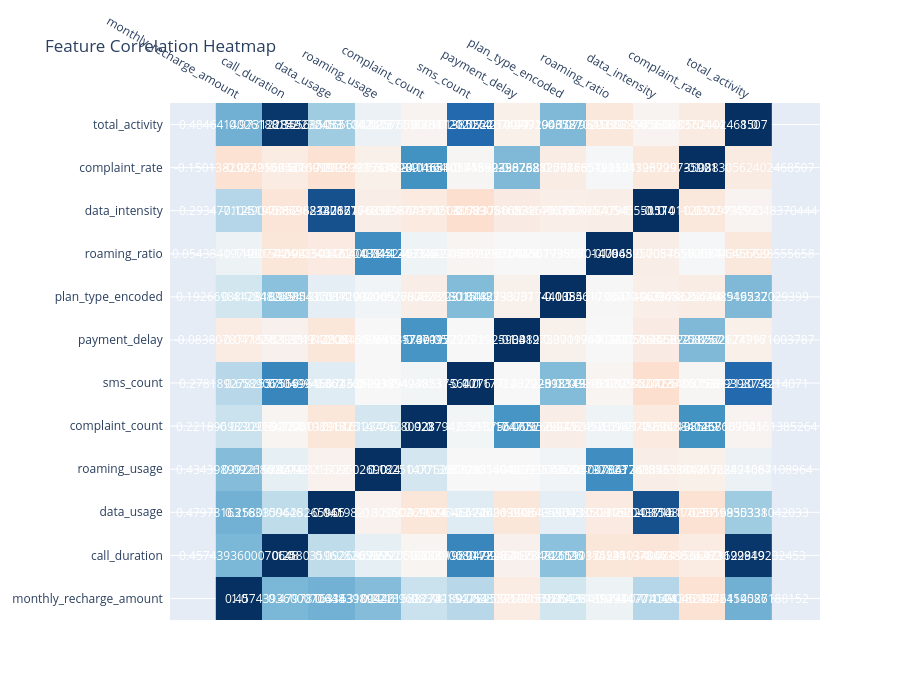

Notebook source saved alongside this figure:
### Markdown cell above
### Correlation Heatmap

**Technique:** Correlation Analysis

**What we're doing:** Computing and visualizing correlations between numerical features.

**Why:** Understanding feature correlations helps identify redundant features and reveals relationships that might explain clustering patterns.

### Code cell
# Correlation matrix
features_for_corr = ['monthly_recharge_amount', 'call_duration', 'data_usage', 'roaming_usage',
                     'complaint_count', 'sms_count', 'payment_delay', 'plan_type_encoded',
                     'roaming_ratio', 'data_intensity', 'complaint_rate', 'total_activity']

correlation_matrix = df_clean[features_for_corr].corr()

fig = ff.create_annotated_heatmap(
    z=correlation_matrix.values,
    x=list(correlation_matrix.columns),
    y=list(correlation_matrix.index),
    colorscale='RdBu',
    zmid=0
)

fig.update_layout(title='Feature Correlation Heatmap', height=700, width=900)
fig.show()

print('Result: Correlation analysis shows:')
print('  - Strong positive correlation between monthly_recharge_amount and data_usage')
print('  - Roaming_usage and roaming_ratio are highly correlated (expected)')
print('  - Complaint_count shows weak negative correlation with payment_reliability')
print('  - No extreme multicollinearity detected for most features')

### Figure 1 — Plotly figure (JSON) as saved in the notebook; plotly's stock layout.template omitted (floating-point values rounded to 4 significant figures; data arrays with more than 128 entries replaced by an {"elided": "..."} marker saying what was removed)
{"data": [{"colorscale": [[0, "rgb(103,0,31)"], [0.1, "rgb(178,24,43)"], [0.2, "rgb(214,96,77)"], [0.3, "rgb(244,165,130)"], [0.4, "rgb(253,219,199)"], [0.5, "rgb(247,247,247)"], [0.6, "rgb(209,229,240)"], [0.7, "rgb(146,197,222)"], [0.8, "rgb(67,147,195)"], [0.9, "rgb(33,102,172)"], [1, "rgb(5,48,97)"]], "reversescale": false, "showscale": false, "type": "heatmap", "x": ["monthly_recharge_amount", "call_duration", "data_usage", "roaming_usage", "complaint_count", "sms_count", "payment_delay", "plan_type_encoded", "roaming_ratio", "data_intensity", "complaint_rate", "total_activity"], "y": ["monthly_recharge_amount", "call_duration", "data_usage", "roaming_usage", "complaint_count", "sms_count", "payment_delay", "plan_type_encoded", "roaming_ratio", "data_intensity", "complaint_rate", "total_activity"], "z": {"elided": "12x12 float values"}, "zmid": 0}], "layout": {"annotations": [{"font": {"color": "#FFFFFF"}, "showarrow": false, "text": "1.0", "x": "monthly_recharge_amount", "xref": "x", "y": "monthly_recharge_amount", "yref": "y"}, {"font": {"color": "#FFFFFF"}, "showarrow": false, "text": "0.4574393600070648", "x": "call_duration", "xref": "x", "y": "monthly_recharge_amount", "yref": "y"}, {"font": {"color": "#FFFFFF"}, "showarrow": false, "text": "0.47978163163100446", "x": "data_usage", "xref": "x", "y": "monthly_recharge_amount", "yref": "y"}, {"font": {"color": "#FFFFFF"}, "showarrow": false, "text": "0.43439899221588274", "x": "roaming_usage", "xref": "x", "y": "monthly_recharge_amount", "yref": "y"}, {"font": {"color": "#FFFFFF"}, "showarrow": false, "text": "0.22189698309154754", "x": "complaint_count", "xref": "x", "y": "monthly_recharge_amount", "yref": "y"}, {"font": {"color": "#FFFFFF"}, "showarrow": false, "text": "0.2781892782557566", "x": "sms_count", "xref": "x", "y": "monthly_recharge_amount", "yref": "y"}, {"font": {"color": "#FFFFFF"}, "showarrow": false, "text": "-0.08380787715553331", "x": "payment_delay", "xref": "x", "y": "monthly_recharge_amount", "yref": "y"}, {"font": {"color": "#FFFFFF"}, "showarrow": false, "text": "0.19266988428189494", "x": "plan_type_encoded", "xref": "x", "y": "monthly_recharge_amount", "yref": "y"}, {"font": {"color": "#FFFFFF"}, "showarrow": false, "text": "0.054384197400774194", "x": "roaming_ratio", "xref": "x", "y": "monthly_recharge_amount", "yref": "y"}, {"font": {"color": "#FFFFFF"}, "showarrow": false, "text": "0.2934771049045152", "x": "data_intensity", "xref": "x", "y": "monthly_recharge_amount", "yref": "y"}, {"font": {"color": "#FFFFFF"}, "showarrow": false, "text": "-0.15013829272159587", "x": "complaint_rate", "xref": "x", "y": "monthly_recharge_amount", "yref": "y"}, {"font": {"color": "#FFFFFF"}, "showarrow": false, "text": "0.4846414026188152", "x": "total_activity", "xref": "x", "y": "monthly_recharge_amount", "yref": "y"}, {"font": {"color": "#FFFFFF"}, "showarrow": false, "text": "0.4574393600070648", "x": "monthly_recharge_amount", "xref": "x", "y": "call_duration", "yref": "y"}, {"font": {"color": "#FFFFFF"}, "showarrow": false, "text": "1.0", "x": "call_duration", "xref": "x", "y": "call_duration", "yref": "y"}, {"font": {"color": "#FFFFFF"}, "showarrow": false, "text": "0.2580359628265965", "x": "data_usage", "xref": "x", "y": "call_duration", "yref": "y"}, {"font": {"color": "#FFFFFF"}, "showarrow": false, "text": "0.09268696992113723", "x": "roaming_usage", "xref": "x", "y": "call_duration", "yref": "y"}, {"font": {"color": "#FFFFFF"}, "showarrow": false, "text": "-0.022205920001989177", "x": "complaint_count", "xref": "x", "y": "call_duration", "yref": "y"}, {"font": {"color": "#FFFFFF"}, "showarrow": false, "text": "0.6589068049946362", "x": "sms_count", "xref": "x", "y": "call_duration", "yref": "y"}, {"font": {"color": "#FFFFFF"}, "showarrow": false, "text": "-0.04782821351742126", "x": "payment_delay", "xref": "x", "y": "call_duration", "yref": "y"}, {"font": {"color": "#FFFFFF"}, "showarrow": false, "text": "0.41784826511375994", "x": "plan_type_encoded", "xref": "x", "y": "call_duration", "yref": "y"}, {"font": {"color": "#FFFFFF"}, "showarrow": false, "text": "-0.11901542410340471", "x": "roaming_ratio", "xref": "x", "y": "call_duration", "yref": "y"}, {"font": {"color": "#FFFFFF"}, "showarrow": false, "text": "-0.12519786638834282", "x": "data_intensity", "xref": "x", "y": "call_duration", "yref": "y"}, {"font": {"color": "#FFFFFF"}, "showarrow": false, "text": "-0.0849566421699919", "x": "complaint_rate", "xref": "x", "y": "call_duration", "yref": "y"}, {"font": {"color": "#FFFFFF"}, "showarrow": false, "text": "0.973122849232453", "x": "total_activity", "xref": "x", "y": "call_duration", "yref": "y"}, {"font": {"color": "#FFFFFF"}, "showarrow": false, "text": "0.47978163163100446", "x": "monthly_recharge_amount", "xref": "x", "y": "data_usage", "yref": "y"}, {"font": {"color": "#FFFFFF"}, "showarrow": false, "text": "0.2580359628265965", "x": "call_duration", "xref": "x", "y": "data_usage", "yref": "y"}, {"font": {"color": "#FFFFFF"}, "showarrow": false, "text": "1.0", "x": "data_usage", "xref": "x", "y": "data_usage", "yref": "y"}, {"font": {"color": "#FFFFFF"}, "showarrow": false, "text": "-0.041982180950269024", "x": "roaming_usage", "xref": "x", "y": "data_usage", "yref": "y"}, {"font": {"color": "#FFFFFF"}, "showarrow": false, "text": "-0.12080129616123496", "x": "complaint_count", "xref": "x", "y": "data_usage", "yref": "y"}, {"font": {"color": "#FFFFFF"}, "showarrow": false, "text": "0.11996466746269918", "x": "sms_count", "xref": "x", "y": "data_usage", "yref": "y"}, {"font": {"color": "#FFFFFF"}, "showarrow": false, "text": "-0.12249138084359645", "x": "payment_delay", "xref": "x", "y": "data_usage", "yref": "y"}, {"font": {"color": "#FFFFFF"}, "showarrow": false, "text": "0.09854370171032105", "x": "plan_type_encoded", "xref": "x", "y": "data_usage", "yref": "y"}, {"font": {"color": "#FFFFFF"}, "showarrow": false, "text": "-0.0928508162043814", "x": "roaming_ratio", "xref": "x", "y": "data_usage", "yref": "y"}, {"font": {"color": "#FFFFFF"}, "showarrow": false, "text": "0.8796213716176257", "x": "data_intensity", "xref": "x", "y": "data_usage", "yref": "y"}, {"font": {"color": "#FFFFFF"}, "showarrow": false, "text": "-0.15081709919935338", "x": "complaint_rate", "xref": "x", "y": "data_usage", "yref": "y"}, {"font": {"color": "#FFFFFF"}, "showarrow": false, "text": "0.3556850331042033", "x": "total_activity", "xref": "x", "y": "data_usage", "yref": "y"}, {"font": {"color": "#FFFFFF"}, "showarrow": false, "text": "0.43439899221588274", "x": "monthly_recharge_amount", "xref": "x", "y": "roaming_usage", "yref": "y"}, {"font": {"color": "#FFFFFF"}, "showarrow": false, "text": "0.09268696992113723", "x": "call_duration", "xref": "x", "y": "roaming_usage", "yref": "y"}, {"font": {"color": "#FFFFFF"}, "showarrow": false, "text": "-0.041982180950269024", "x": "data_usage", "xref": "x", "y": "roaming_usage", "yref": "y"}, {"font": {"color": "#FFFFFF"}, "showarrow": false, "text": "1.0", "x": "roaming_usage", "xref": "x", "y": "roaming_usage", "yref": "y"}, {"font": {"color": "#FFFFFF"}, "showarrow": false, "text": "0.182514776280928", "x": "complaint_count", "xref": "x", "y": "roaming_usage", "yref": "y"}, {"font": {"color": "#FFFFFF"}, "showarrow": false, "text": "0.00136879305494023", "x": "sms_count", "xref": "x", "y": "roaming_usage", "yref": "y"}, {"font": {"color": "#FFFFFF"}, "showarrow": false, "text": "6.720816094593573e-05", "x": "payment_delay", "xref": "x", "y": "roaming_usage", "yref": "y"}, {"font": {"color": "#FFFFFF"}, "showarrow": false, "text": "0.03129040092737823", "x": "plan_type_encoded", "xref": "x", "y": "roaming_usage", "yref": "y"}, {"font": {"color": "#FFFFFF"}, "showarrow": false, "text": "0.6204007841243346", "x": "roaming_ratio", "xref": "x", "y": "roaming_usage", "yref": "y"}, {"font": {"color": "#FFFFFF"}, "showarrow": false, "text": "-0.0677618369804317", "x": "data_intensity", "xref": "x", "y": "roaming_usage", "yref": "y"}, {"font": {"color": "#FFFFFF"}, "showarrow": false, "text": "-0.053338176722891664", "x": "complaint_rate", "xref": "x", "y": "roaming_usage", "yref": "y"}, {"font": {"color": "#FFFFFF"}, "showarrow": false, "text": "0.06568424087108964", "x": "total_activity", "xref": "x", "y": "roaming_usage", "yref": "y"}, {"font": {"color": "#FFFFFF"}, "showarrow": false, "text": "0.22189698309154754", "x": "monthly_recharge_amount", "xref": "x", "y": "complaint_count", "yref": "y"}, {"font": {"color": "#FFFFFF"}, "showarrow": false, "text": "-0.022205920001989177", "x": "call_duration", "xref": "x", "y": "complaint_count", "yref": "y"}, {"font": {"color": "#FFFFFF"}, "showarrow": false, "text": "-0.12080129616123496", "x": "data_usage", "xref": "x", "y": "complaint_count", "yref": "y"}, {"font": {"color": "#FFFFFF"}, "showarrow": false, "text": "0.182514776280928", "x": "roaming_usage", "xref": "x", "y": "complaint_count", "yref": "y"}, {"font": {"color": "#FFFFFF"}, "showarrow": false, "text": "1.0", "x": "complaint_count", "xref": "x", "y": "complaint_count", "yref": "y"}, {"font": {"color": "#FFFFFF"}, "showarrow": false, "text": "0.023794238537564776", "x": "sms_count", "xref": "x", "y": "complaint_count", "yref": "y"}, {"font": {"color": "#FFFFFF"}, "showarrow": false, "text": "0.5912174709529271", "x": "payment_delay", "xref": "x", "y": "complaint_count", "yref": "y"}, {"font": {"color": "#FFFFFF"}, "showarrow": false, "text": "-0.06526800781801514", "x": "plan_type_encoded", "xref": "x", "y": "complaint_count", "yref": "y"}, {"font": {"color": "#FFFFFF"}, "showarrow": false, "text": "0.04524573242148899", "x": "roaming_ratio", "xref": "x", "y": "complaint_count", "yref": "y"}, {"font": {"color": "#FFFFFF"}, "showarrow": false, "text": "-0.0938779502138589", "x": "data_intensity", "xref": "x", "y": "complaint_count", "yref": "y"}, {"font": {"color": "#FFFFFF"}, "showarrow": false, "text": "0.6048841468107545", "x": "complaint_rate", "xref": "x", "y": "complaint_count", "yref": "y"}, {"font": {"color": "#FFFFFF"}, "showarrow": false, "text": "-0.025765900161385264", "x": "total_activity", "xref": "x", "y": "complaint_count", "yref": "y"}, {"font": {"color": "#FFFFFF"}, "showarrow": false, "text": "0.2781892782557566", "x": "monthly_recharge_amount", "xref": "x", "y": "sms_count", "yref": "y"}, {"font": {"color": "#FFFFFF"}, "showarrow": false, "text": "0.6589068049946362", "x": "call_duration", "xref": "x", "y": "sms_count", "yref": "y"}, {"font": {"color": "#FFFFFF"}, "showarrow": false, "text": "0.11996466746269918", "x": "data_usage", "xref": "x", "y": "sms_count", "yref": "y"}, {"font": {"color": "#FFFFFF"}, "showarrow": false, "text": "0.00136879305494023", "x": "roaming_usage", "xref": "x", "y": "sms_count", "yref": "y"}, {"font": {"color": "#FFFFFF"}, "showarrow": false, "text": "0.023794238537564776", "x": "complaint_count", "xref": "x", "y": "sms_count", "yref": "y"}, {"font": {"color": "#FFFFFF"}, "showarrow": false, "text": "1.0", "x": "sms_count", "xref": "x", "y": "sms_count", "yref": "y"}, {"font": {"color": "#FFFFFF"}, "showarrow": false, "text": "-0.001177220292593319", "x": "payment_delay", "xref": "x", "y": "sms_count", "yref": "y"}, {"font": {"color": "#FFFFFF"}, "showarrow": false, "text": "0.43722318143398037", "x": "plan_type_encoded", "xref": "x", "y": "sms_count", "yref": "y"}, {"font": {"color": "#FFFFFF"}, "showarrow": false, "text": "-0.020391517128524078", "x": "roaming_ratio", "xref": "x", "y": "sms_count", "yref": "y"}, {"font": {"color": "#FFFFFF"}, "showarrow": false, "text": "-0.17050807237860532", "x": "data_intensity", "xref": "x", "y": "sms_count", "yref": "y"}, {"font": {"color": "#FFFFFF"}, "showarrow": false, "text": "-0.016540575399398738", "x": "complaint_rate", "xref": "x", "y": "sms_count", "yref": "y"}, {"font": {"color": "#FFFFFF"}, "showarrow": false, "text": "0.7881212074214071", "x": "total_activity", "xref": "x", "y": "sms_count", "yref": "y"}, {"font": {"color": "#FFFFFF"}, "showarrow": false, "text": "-0.08380787715553331", "x": "monthly_recharge_amount", "xref": "x", "y": "payment_delay", "yref": "y"}, {"font": {"color": "#FFFFFF"}, "showarrow": false, "text": "-0.04782821351742126", "x": "call_duration", "xref": "x", "y": "payment_delay", "yref": "y"}, {"font": {"color": "#FFFFFF"}, "showarrow": false, "text": "-0.12249138084359645", "x": "data_usage", "xref": "x", "y": "payment_delay", "yref": "y"}, {"font": {"color": "#FFFFFF"}, "showarrow": false, "text": "6.720816094593573e-05", "x": "roaming_usage", "xref": "x", "y": "payment_delay", "yref": "y"}, {"font": {"color": "#FFFFFF"}, "showarrow": false, "text": "0.5912174709529271", "x": "complaint_count", "xref": "x", "y": "payment_delay", "yref": "y"}, {"font": {"color": "#FFFFFF"}, "showarrow": false, "text": "-0.001177220292593319", "x": "sms_count", "xref": "x", "y": "payment_delay", "yref": "y"}, {"font": {"color": "#FFFFFF"}, "showarrow": false, "text": "1.0", "x": "payment_delay", "xref": "x", "y": "payment_delay", "yref": "y"}, {"font": {"color": "#FFFFFF"}, "showarrow": false, "text": "-0.04827337017440384", "x": "plan_type_encoded", "xref": "x", "y": "payment_delay", "yref": "y"}, {"font": {"color": "#FFFFFF"}, "showarrow": false, "text": "0.001996704450793558", "x": "roaming_ratio", "xref": "x", "y": "payment_delay", "yref": "y"}, {"font": {"color": "#FFFFFF"}, "showarrow": false, "text": "-0.08305168236758757", "x": "data_intensity", "xref": "x", "y": "payment_delay", "yref": "y"}, {"font": {"color": "#FFFFFF"}, "showarrow": false, "text": "0.44682238262127716", "x": "complaint_rate", "xref": "x", "y": "payment_delay", "yref": "y"}, {"font": {"color": "#FFFFFF"}, "showarrow": false, "text": "-0.05226749971003787", "x": "total_activity", "xref": "x", "y": "payment_delay", "yref": "y"}, {"font": {"color": "#FFFFFF"}, "showarrow": false, "text": "0.19266988428189494", "x": "monthly_recharge_amount", "xref": "x", "y": "plan_type_encoded", "yref": "y"}, {"font": {"color": "#FFFFFF"}, "showarrow": false, "text": "0.41784826511375994", "x": "call_duration", "xref": "x", "y": "plan_type_encoded", "yref": "y"}, {"font": {"color": "#FFFFFF"}, "showarrow": false, "text": "0.09854370171032105", "x": "data_usage", "xref": "x", "y": "plan_type_encoded", "yref": "y"}, {"font": {"color": "#FFFFFF"}, "showarrow": false, "text": "0.03129040092737823", "x": "roaming_usage", "xref": "x", "y": "plan_type_encoded", "yref": "y"}, {"font": {"color": "#FFFFFF"}, "showarrow": false, "text": "-0.06526800781801514", "x": "complaint_count", "xref": "x", "y": "plan_type_encoded", "yref": "y"}, {"font": {"color": "#FFFFFF"}, "showarrow": false, "text": "0.43722318143398037", "x": "sms_count", "xref": "x", "y": "plan_type_encoded", "yref": "y"}, {"font": {"color": "#FFFFFF"}, "showarrow": false, "text": "-0.04827337017440384", "x": "payment_delay", "xref": "x", "y": "plan_type_encoded", "yref": "y"}, {"font": {"color": "#FFFFFF"}, "showarrow": false, "text": "1.0", "x": "plan_type_encoded", "xref": "x", "y": "plan_type_encoded", "yref": "y"}, {"font": {"color": "#FFFFFF"}, "showarrow": false, "text": "-0.005561798070147945", "x": "roaming_ratio", "xref": "x", "y": "plan_type_encoded", "yref": "y"}, {"font": {"color": "#FFFFFF"}, "showarrow": false, "text": "-0.06414963974684794", "x": "data_intensity", "xref": "x", "y": "plan_type_encoded", "yref": "y"}, {"font": {"color": "#FFFFFF"}, "showarrow": false, "text": "-0.07688256268519232", "x": "complaint_rate", "xref": "x", "y": "plan_type_encoded", "yref": "y"}, {"font": {"color": "#FFFFFF"}, "showarrow": false, "text": "0.4492946527029399", "x": "total_activity", "xref": "x", "y": "plan_type_encoded", "yref": "y"}, {"font": {"color": "#FFFFFF"}, "showarrow": false, "text": "0.054384197400774194", "x": "monthly_recharge_amount", "xref": "x", "y": "roaming_ratio", "yref": "y"}, {"font": {"color": "#FFFFFF"}, "showarrow": false, "text": "-0.11901542410340471", "x": "call_duration", "xref": "x", "y": "roaming_ratio", "yref": "y"}, {"font": {"color": "#FFFFFF"}, "showarrow": false, "text": "-0.0928508162043814", "x": "data_usage", "xref": "x", "y": "roaming_ratio", "yref": "y"}, {"font": {"color": "#FFFFFF"}, "showarrow": false, "text": "0.6204007841243346", "x": "roaming_usage", "xref": "x", "y": "roaming_ratio", "yref": "y"}, {"font": {"color": "#FFFFFF"}, "showarrow": false, "text": "0.04524573242148899", "x": "complaint_count", "xref": "x", "y": "roaming_ratio", "yref": "y"}, {"font": {"color": "#FFFFFF"}, "showarrow": false, "text": "-0.020391517128524078", "x": "sms_count", "xref": "x", "y": "roaming_ratio", "yref": "y"}, {"font": {"color": "#FFFFFF"}, "showarrow": false, "text": "0.001996704450793558", "x": "payment_delay", "xref": "x", "y": "roaming_ratio", "yref": "y"}, {"font": {"color": "#FFFFFF"}, "showarrow": false, "text": "-0.005561798070147945", "x": "plan_type_encoded", "xref": "x", "y": "roaming_ratio", "yref": "y"}, {"font": {"color": "#FFFFFF"}, "showarrow": false, "text": "1.0", "x": "roaming_ratio", "xref": "x", "y": "roaming_ratio", "yref": "y"}, {"font": {"color": "#FFFFFF"}, "showarrow": false, "text": "-0.06689570545550574", "x": "data_intensity", "xref": "x", "y": "roaming_ratio", "yref": "y"}, {"font": {"color": "#FFFFFF"}, "showarrow": false, "text": "0.008765720674393799", "x": "complaint_rate", "xref": "x", "y": "roaming_ratio", "yref": "y"}, {"font": {"color": "#FFFFFF"}, "showarrow": false, "text": "-0.10796456638555658", "x": "total_activity", "xref": "x", "y": "roaming_ratio", "yref": "y"}, {"font": {"color": "#FFFFFF"}, "showarrow": false, "text": "0.2934771049045152", "x": "monthly_recharge_amount", "xref": "x", "y": "data_intensity", "yref": "y"}, {"font": {"color": "#FFFFFF"}, "showarrow": false, "text": "-0.12519786638834282", "x": "call_duration", "xref": "x", "y": "data_intensity", "yref": "y"}, {"font": {"color": "#FFFFFF"}, "showarrow": false, "text": "0.8796213716176257", "x": "data_usage", "xref": "x", "y": "data_intensity", "yref": "y"}, {"font": {"color": "#FFFFFF"}, "showarrow": false, "text": "-0.0677618369804317", "x": "roaming_usage", "xref": "x", "y": "data_intensity", "yref": "y"}, {"font": {"color": "#FFFFFF"}, "showarrow": false, "text": "-0.0938779502138589", "x": "complaint_count", "xref": "x", "y": "data_intensity", "yref": "y"}, {"font": {"color": "#FFFFFF"}, "showarrow": false, "text": "-0.17050807237860532", "x": "sms_count", "xref": "x", "y": "data_intensity", "yref": "y"}, {"font": {"color": "#FFFFFF"}, "showarrow": false, "text": "-0.08305168236758757", "x": "payment_delay", "xref": "x", "y": "data_intensity", "yref": "y"}, {"font": {"color": "#FFFFFF"}, "showarrow": false, "text": "-0.06414963974684794", "x": "plan_type_encoded", "xref": "x", "y": "data_intensity", "yref": "y"}, {"font": {"color": "#FFFFFF"}, "showarrow": false, "text": "-0.06689570545550574", "x": "roaming_ratio", "xref": "x", "y": "data_intensity", "yref": "y"}, {"font": {"color": "#FFFFFF"}, "showarrow": false, "text": "1.0", "x": "data_intensity", "xref": "x", "y": "data_intensity", "yref": "y"}, {"font": {"color": "#FFFFFF"}, "showarrow": false, "text": "-0.1101126929735921", "x": "complaint_rate", "xref": "x", "y": "data_intensity", "yref": "y"}, {"font": {"color": "#FFFFFF"}, "showarrow": false, "text": "-0.030249456048370444", "x": "total_activity", "xref": "x", "y": "data_intensity", "yref": "y"}, {"font": {"color": "#FFFFFF"}, "showarrow": false, "text": "-0.15013829272159587", "x": "monthly_recharge_amount", "xref": "x", "y": "complaint_rate", "yref": "y"}, {"font": {"color": "#FFFFFF"}, "showarrow": false, "text": "-0.0849566421699919", "x": "call_duration", "xref": "x", "y": "complaint_rate", "yref": "y"}, {"font": {"color": "#FFFFFF"}, "showarrow": false, "text": "-0.15081709919935338", "x": "data_usage", "xref": "x", "y": "complaint_rate", "yref": "y"}, {"font": {"color": "#FFFFFF"}, "showarrow": false, "text": "-0.053338176722891664", "x": "roaming_usage", "xref": "x", "y": "complaint_rate", "yref": "y"}, {"font": {"color": "#FFFFFF"}, "showarrow": false, "text": "0.6048841468107545", "x": "complaint_count", "xref": "x", "y": "complaint_rate", "yref": "y"}, {"font": {"color": "#FFFFFF"}, "showarrow": false, "text": "-0.016540575399398738", "x": "sms_count", "xref": "x", "y": "complaint_rate", "yref": "y"}, {"font": {"color": "#FFFFFF"}, "showarrow": false, "text": "0.44682238262127716", "x": "payment_delay", "xref": "x", "y": "complaint_rate", "yref": "y"}, {"font": {"color": "#FFFFFF"}, "showarrow": false, "text": "-0.07688256268519232", "x": "plan_type_encoded", "xref": "x", "y": "complaint_rate", "yref": "y"}, {"font": {"color": "#FFFFFF"}, "showarrow": false, "text": "0.008765720674393799", "x": "roaming_ratio", "xref": "x", "y": "complaint_rate", "yref": "y"}, {"font": {"color": "#FFFFFF"}, "showarrow": false, "text": "-0.1101126929735921", "x": "data_intensity", "xref": "x", "y": "complaint_rate", "yref": "y"}, {"font": {"color": "#FFFFFF"}, "showarrow": false, "text": "1.0", "x": "complaint_rate", "xref": "x", "y": "complaint_rate", "yref": "y"}, {"font": {"color": "#FFFFFF"}, "showarrow": false, "text": "-0.08830562402468507", "x": "total_activity", "xref": "x", "y": "complaint_rate", "yref": "y"}, {"font": {"color": "#FFFFFF"}, "showarrow": false, "text": "0.4846414026188152", "x": "monthly_recharge_amount", "xref": "x", "y": "total_activity", "yref": "y"}, {"font": {"color": "#FFFFFF"}, "showarrow": false, "text": "0.973122849232453", "x": "call_duration", "xref": "x", "y": "total_activity", "yref": "y"}, {"font": {"color": "#FFFFFF"}, "showarrow": false, "text": "0.3556850331042033", "x": "data_usage", "xref": "x", "y": "total_activity", "yref": "y"}, {"font": {"color": "#FFFFFF"}, "showarrow": false, "text": "0.06568424087108964", "x": "roaming_usage", "xref": "x", "y": "total_activity", "yref": "y"}, {"font": {"color": "#FFFFFF"}, "showarrow": false, "text": "-0.025765900161385264", "x": "complaint_count", "xref": "x", "y": "total_activity", "yref": "y"}, {"font": {"color": "#FFFFFF"}, "showarrow": false, "text": "0.7881212074214071", "x": "sms_count", "xref": "x", "y": "total_activity", "yref": "y"}, {"font": {"color": "#FFFFFF"}, "showarrow": false, "text": "-0.05226749971003787", "x": "payment_delay", "xref": "x", "y": "total_activity", "yref": "y"}, {"font": {"color": "#FFFFFF"}, "showarrow": false, "text": "0.4492946527029399", "x": "plan_type_encoded", "xref": "x", "y": "total_activity", "yref": "y"}, {"font": {"color": "#FFFFFF"}, "showarrow": false, "text": "-0.10796456638555658", "x": "roaming_ratio", "xref": "x", "y": "total_activity", "yref": "y"}, {"font": {"color": "#FFFFFF"}, "showarrow": false, "text": "-0.030249456048370444", "x": "data_intensity", "xref": "x", "y": "total_activity", "yref": "y"}, {"font": {"color": "#FFFFFF"}, "showarrow": false, "text": "-0.08830562402468507", "x": "complaint_rate", "xref": "x", "y": "total_activity", "yref": "y"}, {"font": {"color": "#FFFFFF"}, "showarrow": false, "text": "1.0", "x": "total_activity", "xref": "x", "y": "total_activity", "yref": "y"}], "height": 700, "title": {"text": "Feature Correlation Heatmap"}, "width": 900, "xaxis": {"dtick": 1, "gridcolor": "rgb(0, 0, 0)", "side": "top", "ticks": ""}, "yaxis": {"dtick": 1, "ticks": "", "ticksuffix": "  "}}}
